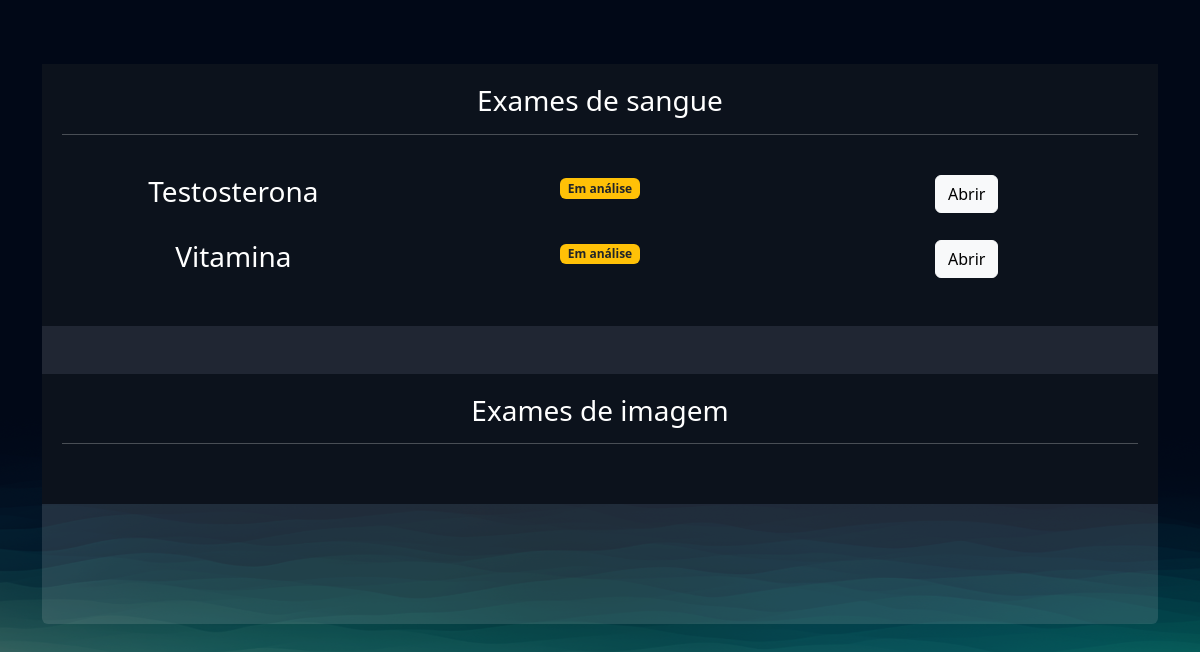
Page /empresarial/cliente/2 (signed in) on the earlier database version.
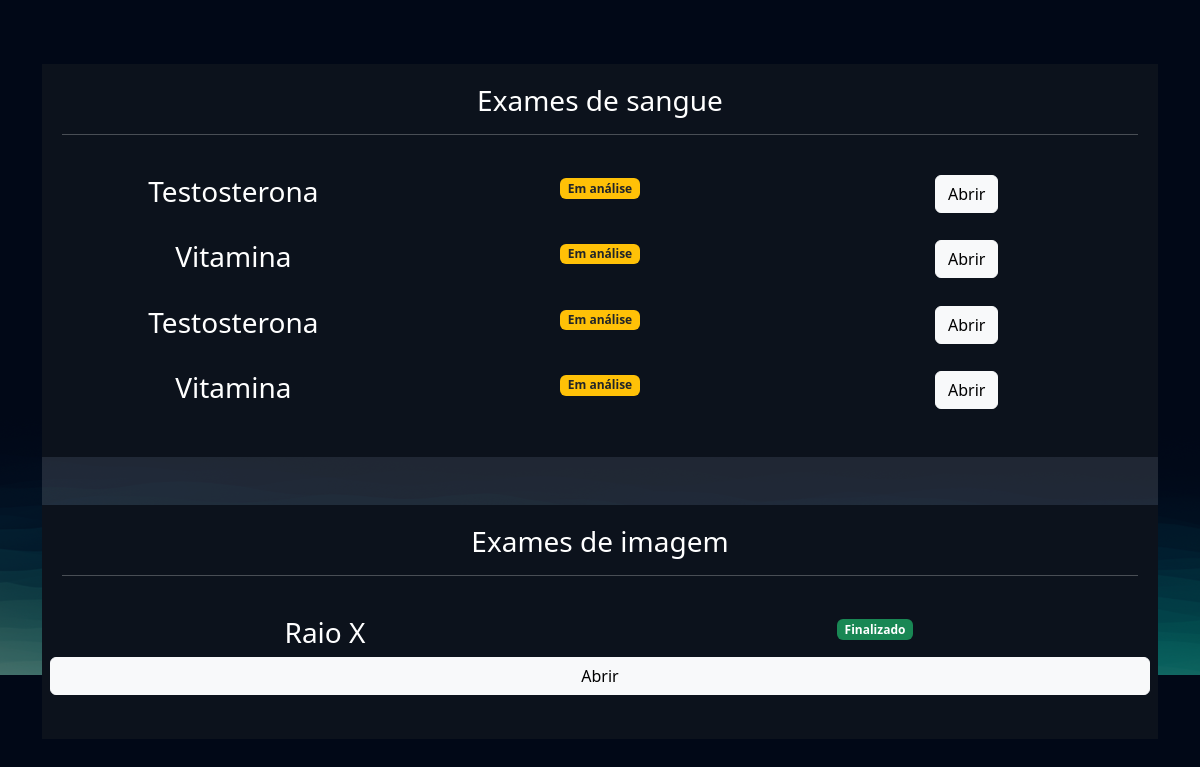
Same page on the later database version.
### exames/models.py (models this page shows, shortened)
class SolicitacaoExame(models.Model):
    choice_status = (
        ('E', 'Em análise'),
        ('F', 'Finalizado')
    )
    usuario = models.ForeignKey(User, on_delete=models.DO_NOTHING)
    exame = models.ForeignKey(TiposExames, on_delete=models.DO_NOTHING)
    status = models.CharField(max_length=2, choices=choice_status)
    resultado = models.FileField(upload_to="resultados", null=True, blank=True)
    requer_senha = models.BooleanField(default=False)
    senha = models.CharField(max_length=6, null=True, blank=True)
    def badge_template(self):
        if self.status == 'E':
            classes_css = 'bg-warning text-dark'
            texto = "Em análise"
        elif self.status == 'F':
            classes_css = 'bg-success'
            texto = "Finalizado"
        return mark_safe(f"<span class='badge bg-primary {classes_css}'>{texto}</span>")

class TiposExames(models.Model):
    tipo_choices = (
        ('I', 'Exame de imagem'),
        ('S', 'Exame de Sangue')
    )
    nome = models.CharField(max_length=50)
    tipo = models.CharField(max_length=2, choices=tipo_choices)
    preco = models.FloatField()
    disponivel = models.BooleanField(default=True)
    horario_inicial = models.IntegerField()
    horario_final = models.IntegerField()

### empresarial/views.py (the view)
# urls.py: path('cliente/<int:cliente_id>', views.cliente, name="cliente"),
@staff_member_required
def cliente(request, cliente_id):
    cliente = User.objects.get(id=cliente_id)
    exames = SolicitacaoExame.objects.filter(usuario=cliente)
    return render(request, 'cliente.html', {'cliente': cliente, 'exames': exames})

### empresarial/templates/cliente.html (shortened to what this page needs)
{% extends "bases/base.html" %}
{% load static %}
{% block 'head' %}
    <link href="{% static 'exames/css/css.css' %}" rel="stylesheet">
    <link href="{% static 'exames/css/gerenciar_pedidos.css' %}" rel="stylesheet">
    <link href="{% static 'exames/css/gerenciar_exames.css' %}" rel="stylesheet">
{% endblock 'head' %}
{% block 'conteudo' %}
    <br>
    <br>
    <div class="container">
        <div class="card card-view">
            <div class="sub-card">
                <h3>Exames de sangue</h3>
                <hr>
                <br>
                {% for exame in exames  %}
                    {% if  exame.exame.tipo == 'S'%}
                        <div class="row">
                            <div class="col-md"><h3>{{exame.exame.nome}}</h3></div>
                            <div class="col-md">{{exame.badge_template}}</div>
                            <div class="col-md">
                                <a href="{% url "exame_cliente" exame.id %}" class="btn btn-light">Abrir</a>
                            </div>
                        </div>
                        <br>
                    {% endif %}
                {% endfor %}
            </div>
            <br>
            <br>
            <div class="sub-card">
                <h3>Exames de imagem</h3>
                <hr>
                <br>
                {% for exame in exames  %}
                    {% if  exame.exame.tipo == 'I'%}
                        <div class="row">
                            <div class="col-md"><h3>{{exame.exame.nome}}</h3></div>
                            <div class="col-md">{{exame.badge_template}}</div>
                            <a href="{% url "exame_cliente" exame.id %}" class="btn btn-light">Abrir</a>
                        </div>
                        <br>
                    {% endif %}
                {% endfor %}
            </div>
        </div>
    </div>
{% endblock 'conteudo' %}

### templates/bases/base.html (shortened to what this page needs)
{% load static %}
<!doctype html>
<html lang="pt-BR">
  <head>
    <link href="https://cdn.jsdelivr.net/npm/bootstrap@5.3.1/dist/css/bootstrap.min.css" rel="stylesheet">
    <link href="{% static 'geral/css/base.css' %}" rel="stylesheet">
    {% block 'head' %}{% endblock %}
  </head>
  <body>
    {% block 'conteudo' %}{% endblock %}
  </body>
</html>

### templates/static/geral/css/base.css (style rules this page uses)
:root { --main-color: #151C34; --dark-color: #0C121C ; --light-color: #6DE6EE; --contrast-color: #f4c96b; --differential-color: #066668; }
* { color: white }

### templates/static/exames/css/css.css (style rules this page uses)
body { background-image: url('/static/geral/img/bg2.png'); background-size: cover; }
.card { background-color: rgba(217, 217, 217, .14); color: white; padding: 15px; }

### templates/static/exames/css/gerenciar_pedidos.css (style rules this page uses)
.card-view { text-align: center; padding: 0; border: none; height: 70vh; }

### templates/static/exames/css/gerenciar_exames.css (style rules this page uses)
.sub-card { background-color: var(--dark-color); padding: 20px; }

Differences in the rows shown:
added SolicitacaoExame: exame.nome "Testosterona", badge_template "Em análise", shown under "Exames de sangue"
added SolicitacaoExame: exame.nome "Vitamina", badge_template "Em análise", shown under "Exames de sangue"
added SolicitacaoExame: exame.nome "Raio X", badge_template "Finalizado", shown under "Exames de imagem"
